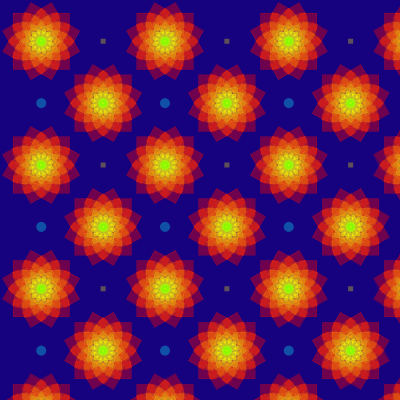
Frame 1 (no input)
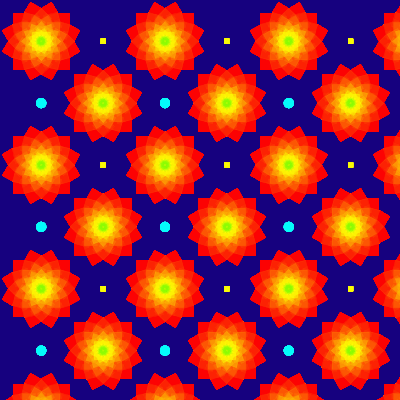
Frame 60 (the mouse pressed at the canvas centre just before this capture)
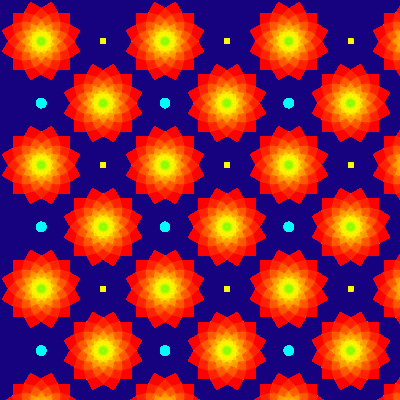
Frame 120 (the mouse held since frame 60 and released just before this capture)

The Processing sketch that drew these frames (run headless with seeded random() and noise(); from frame 60 on, the mouse is pressed at the canvas centre):

// Processing sketch: processing_64985
// ── processing_64985.pde

void setup() {
  size(400, 400);
  colorMode(HSB, 360, 100, 100);
  rectMode(CENTER);
  background(250, 99, 50);
}

void draw() {
  float x, y, r, r1;
  int n=7;  //n周
  float sz=5.;    //ellipse,rectサイズ
  boolean offset = false;

  scale(0.5);

  for (y=1; y<15; y++) {
    for (x=1; x<15; x++) {
      r  = 10.*(float)n-5.;
      r1 = r+sz*(float)n/2.;
      pushMatrix();
      translate(r1 + 1.5*r1*(x-1), r1 + 1.5*r1*(y-1));
      if (offset) {
        if (x%2==0) flower(n, r, sz);
        else {
          fill(180, 99, 99, 80);
          ellipse(0, 0, 20, 20);
        }
      } 
      else {
        if (x%2==0) {
          fill(60, 99, 99, 80);
          rect(0, 0, 10, 10);
        }
        else flower(n, r, sz);
      }
      popMatrix();
    }
    offset = !offset;
  }
}

void flower(int n, float r, float sz) {
  float x1;
  float num = 6.;   //1周 num*2個

  for (int i=0; i<n; i++) {
    r-=10.;
    rotate( radians(90./num) );
    stroke(15*i, 99, 99, 99);
    fill(15*i, 99, 99, 99);
    for (float theta=0.; theta<360; theta+=180./num) {
      x1 = r * cos(radians(theta));
      pushMatrix();
      if (theta<180) {
        translate(x1, sqrt(r*r-x1*x1));
        rotate(radians(theta-135.));
        rect(0, 0, sz*(n-i), sz*(n-i));
      } 
      else {
        translate(x1, -sqrt(r*r-x1*x1));
        rotate(radians(theta-135.));
        rect(0, 0, sz*(n-i), sz*(n-i));
      }
      popMatrix();
    }
  }
  noStroke();
  noFill();
}
